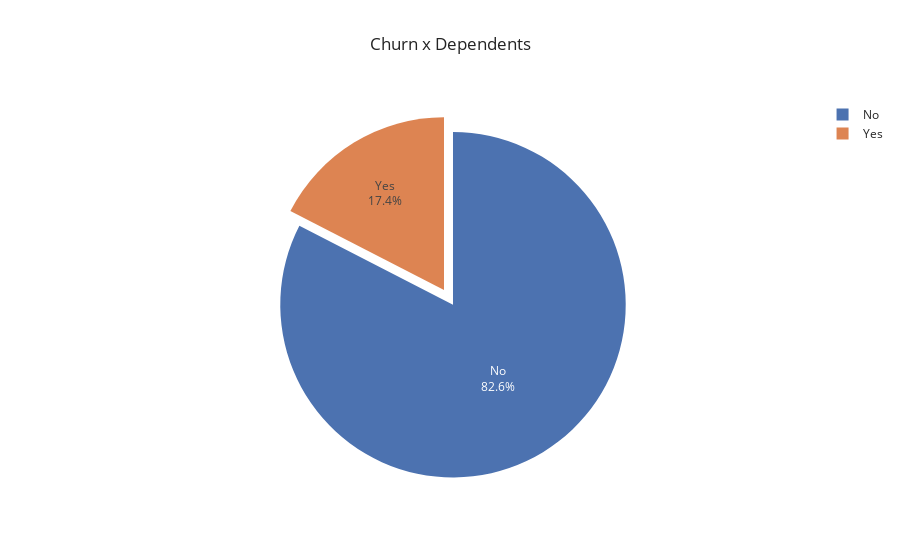

This figure's notebook cell:
### Code cell
# Churn x dependents
fig = px.pie(churn, names = 'Dependents', template = 'seaborn',
            title = 'Churn x Dependents')
fig.update_traces(pull = [0.1], textinfo = "percent+label")
fig.show()

### Figure 1 — Plotly figure (JSON) as saved in the notebook; plotly's stock layout.template omitted (floating-point values rounded to 4 significant figures; data arrays with more than 128 entries replaced by an {"elided": "..."} marker saying what was removed)
{"data": [{"domain": {"x": [0, 1], "y": [0, 1]}, "hovertemplate": "Dependents=%{label}<extra></extra>", "labels": {"elided": "1869 str values"}, "legendgroup": "", "name": "", "pull": [0.1], "showlegend": true, "textinfo": "percent+label", "type": "pie"}], "layout": {"legend": {"tracegroupgap": 0}, "title": {"text": "Churn x Dependents"}}}
